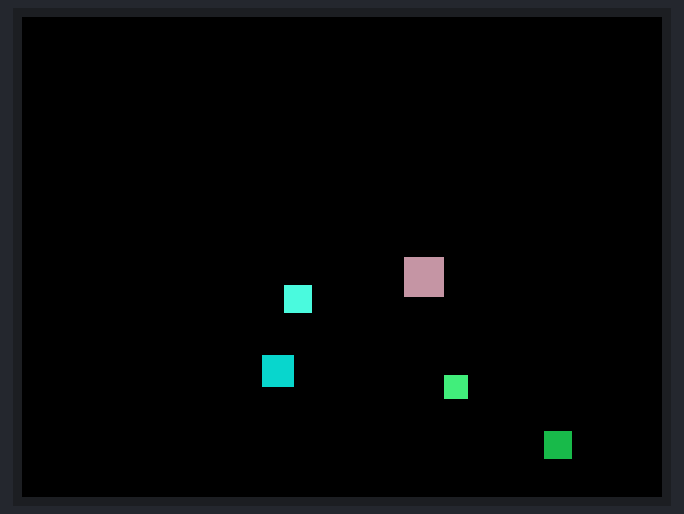
Recording of a sketch running on a simulated Arduino Uno, built with avr-gcc and run on an emulated ATmega328P. On the bench: 320×240 colour display. Random numbers use the default seed unless the sketch sets one.

Above: at 0.68 s.
At 5.56 s:
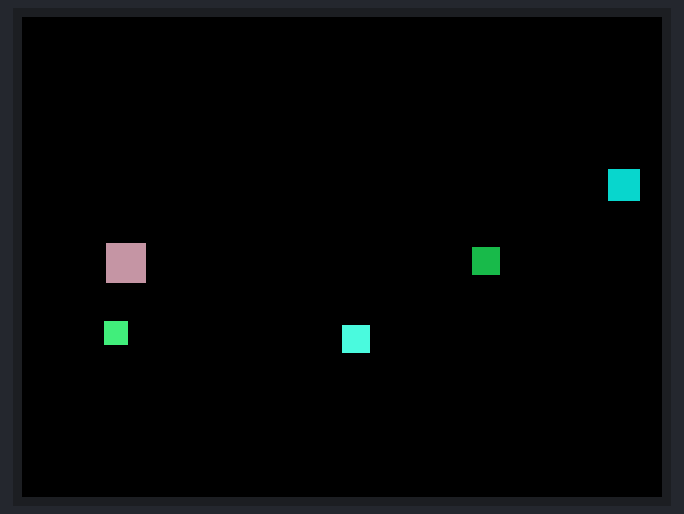
At 10.43 s:
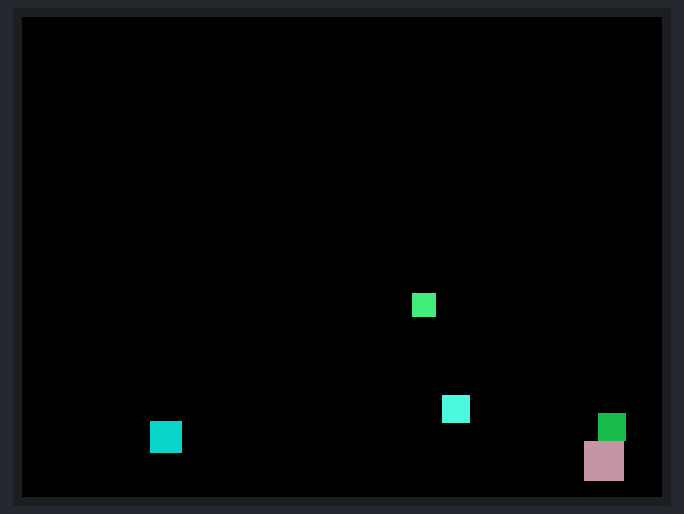
At 20.19 s:
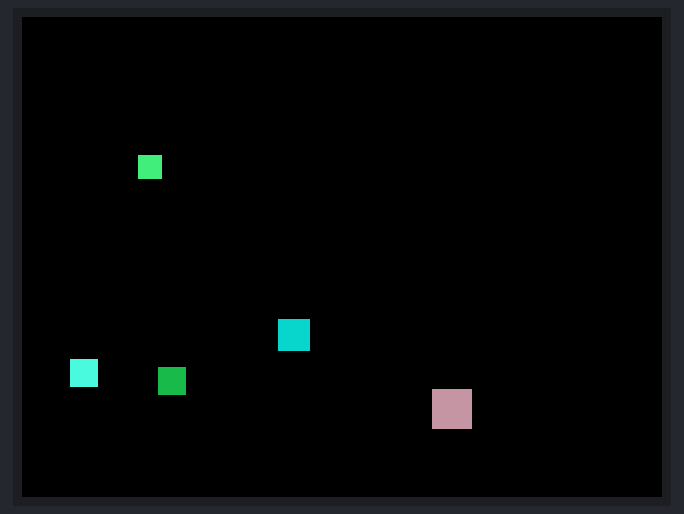
At 29.94 s:
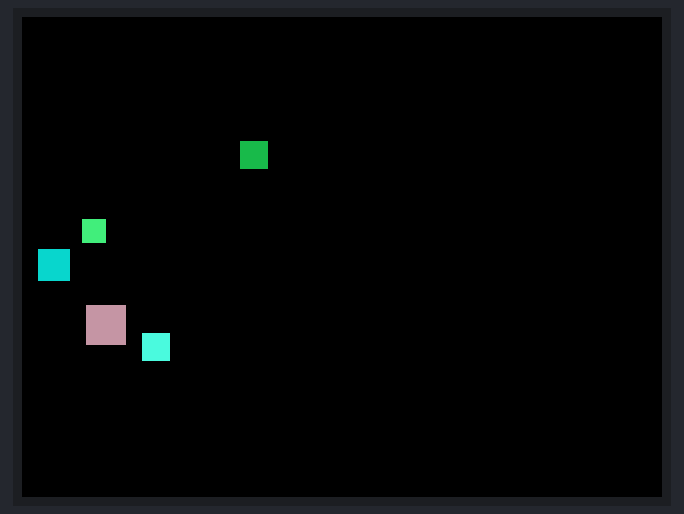
At 39.69 s:
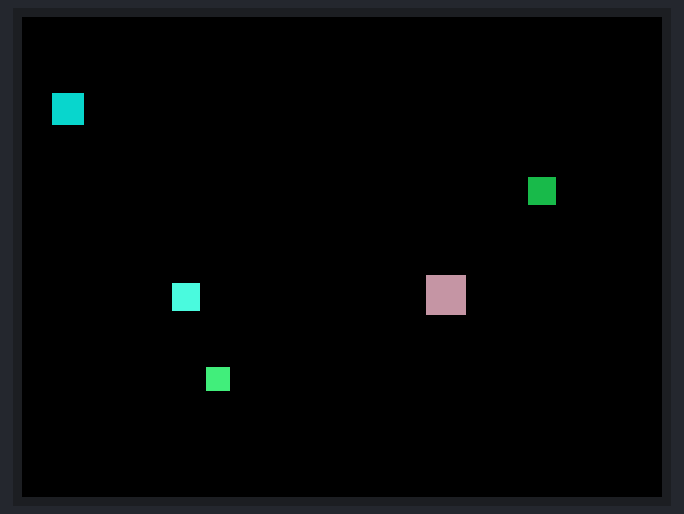

The sketch:

BouncingBoxes.ino
```cpp
// (licence header left out)
#include <Elegoo_GFX.h>
#include <Elegoo_TFTLCD.h>

// The control pins for the LCD can be assigned to any digital or
// analog pins...but we'll use the analog pins as this allows us to
// double up the pins with the touch screen (see the TFT paint example).
#define LCD_CS A3 // Chip Select goes to Analog 3
#define LCD_CD A2 // Command/Data goes to Analog 2
#define LCD_WR A1 // LCD Write goes to Analog 1
#define LCD_RD A0 // LCD Read goes to Analog 0

#define LCD_RESET A4 // Can alternately just connect to Arduino's reset pin

// Assign human-readable names to some common 16-bit color values:
#define BLACK   0x0000
#define BLUE    0x001F
#define RED     0xF800
#define GREEN   0x07E0
#define CYAN    0x07FF
#define MAGENTA 0xF81F
#define YELLOW  0xFFE0
#define WHITE   0xFFFF

// Our background color:
#define BACKGROUND BLACK

Elegoo_TFTLCD tft(LCD_CS, LCD_CD, LCD_WR, LCD_RD, LCD_RESET);

unsigned long lastms;


/**
 * class Ball: model of a bouncing "ball" (a box for now…)
 *
 * We need to avoid redrawing the whole display to avoid flicker.
 * So we're implementing an incremental scheme of…
 *  - moving the ball
 *  - erasing the old position remains
 *  - drawing the ball at the new position
 *
 * To make things easy for the test, the ball is just a filled box.
 *
 * Moving includes bouncing off walls and ground, with random modifications
 * of the speed to include some nice variations. Gravity is also added.
 */
class Ball {
  float x, y, dx, dy;     // Position (x,y) and speed (dx,dy)
  int ix, iy, ox, oy;     // New (ix,iy) and old (ox,oy) integer position
  unsigned int radius;    // a random size
  unsigned int color;     // a random color

public:

  /**
   * Generate the ball:
   */
  Ball() {

    // init attributes:
    radius = random(6, 12);
    color = random(BLACK, WHITE);

    // init position:
    x = random(radius, tft.width()-radius);
    y = random(radius, tft.height()-radius);

    // init speed:
    dx = random(20, 45) / 10.0;
    dy = random(20, 45) / 10.0;
  }


  /**
   * Move the ball, bounce off walls & ground, add gravity:
   */
  void move() {

    // remember old ball position:
    ox = ix;
    oy = iy;

    // bounce:

    if (x+dx <= radius || x+dx >= tft.width() - radius) {
      // bounce from walls
      dx = random(20, 45) / 10.0 * ((dx > 0) ? -1 : 1);
    }

    if (y+dy >= tft.height() - radius) {
      // bounce from ground
      dy = random(-45, -20) / 10.0;
    }
    else {
      // add gravity
      dy += 0.05;
    }

    // move ball:
    x += dx;
    y += dy;

    ix = x;
    iy = y;
  }


  /**
   * Erase remains of old ball (ox,oy):
   */
  void erase() {

    // get movement distances old → new position:
    int mx = ix - ox;
    int my = iy - oy;

    // erase horizontal gap:
    if (mx > 0) {
      tft.fillRect(ox - radius, oy - radius, mx, radius*2, BACKGROUND);
    }
    else if (mx < 0 ) {
      tft.fillRect(ox + radius + mx, oy - radius, -mx, radius*2, BACKGROUND);
    }

    // erase vertical gap:
    if (my > 0) {
      tft.fillRect(ox - radius, oy - radius, radius*2, my, BACKGROUND);
    }
    else if (my < 0 ) {
      tft.fillRect(ox - radius, oy + radius + my, radius*2, -my, BACKGROUND);
    }
  }

  // Draw new ball:
  void draw() {
    tft.fillRect(ix - radius, iy - radius, radius*2, radius*2, color);
  }

};


/**
 * Create some balls:
 */
#define BALLCOUNT 5
Ball *balls[BALLCOUNT];


/**
 * Arduino sketch init hook:
 */
void setup() {

  randomSeed(analogRead(0));

  // init display:

  tft.reset();
  uint16_t identifier = tft.readID();
   if(identifier == 0x9325) {
    Serial.println(F("Found ILI9325 LCD driver"));
  } else if(identifier == 0x9328) {
    Serial.println(F("Found ILI9328 LCD driver"));
  } else if(identifier == 0x4535) {
    Serial.println(F("Found LGDP4535 LCD driver"));
  }else if(identifier == 0x7575) {
    Serial.println(F("Found HX8347G LCD driver"));
  } else if(identifier == 0x9341) {
    Serial.println(F("Found ILI9341 LCD driver"));
  } else if(identifier == 0x8357) {
    Serial.println(F("Found HX8357D LCD driver"));
  } else if(identifier==0x0101)
  {
    identifier=0x9341;
    Serial.println(F("Found 0x9341 LCD driver"));
  } else {
    Serial.print(F("Unknown LCD driver chip: "));
    Serial.println(identifier, HEX);
    identifier=0x9341;
  }
  tft.begin(identifier);

  tft.fillScreen(BACKGROUND);
  tft.setRotation(3);


  // create balls:

  for (int i=0; i<BALLCOUNT; i++) {
    balls[i] = new Ball();
  }


  lastms = millis();
}


/**
 * Arduino sketch loop hook:
 */
void loop() {

  // 5 ms time steps (200 Hz):
  unsigned long ms = millis();
  if (ms - lastms <= 5) {
    return;
  }
  lastms = ms;

  // Move all balls:
  for (Ball *b : balls) {
    b->move();
  }

  // Erase all old balls:
  for (Ball *b : balls) {
    b->erase();
  }

  // Draw all new balls:
  for (Ball *b : balls) {
    b->draw();
  }

}
```
